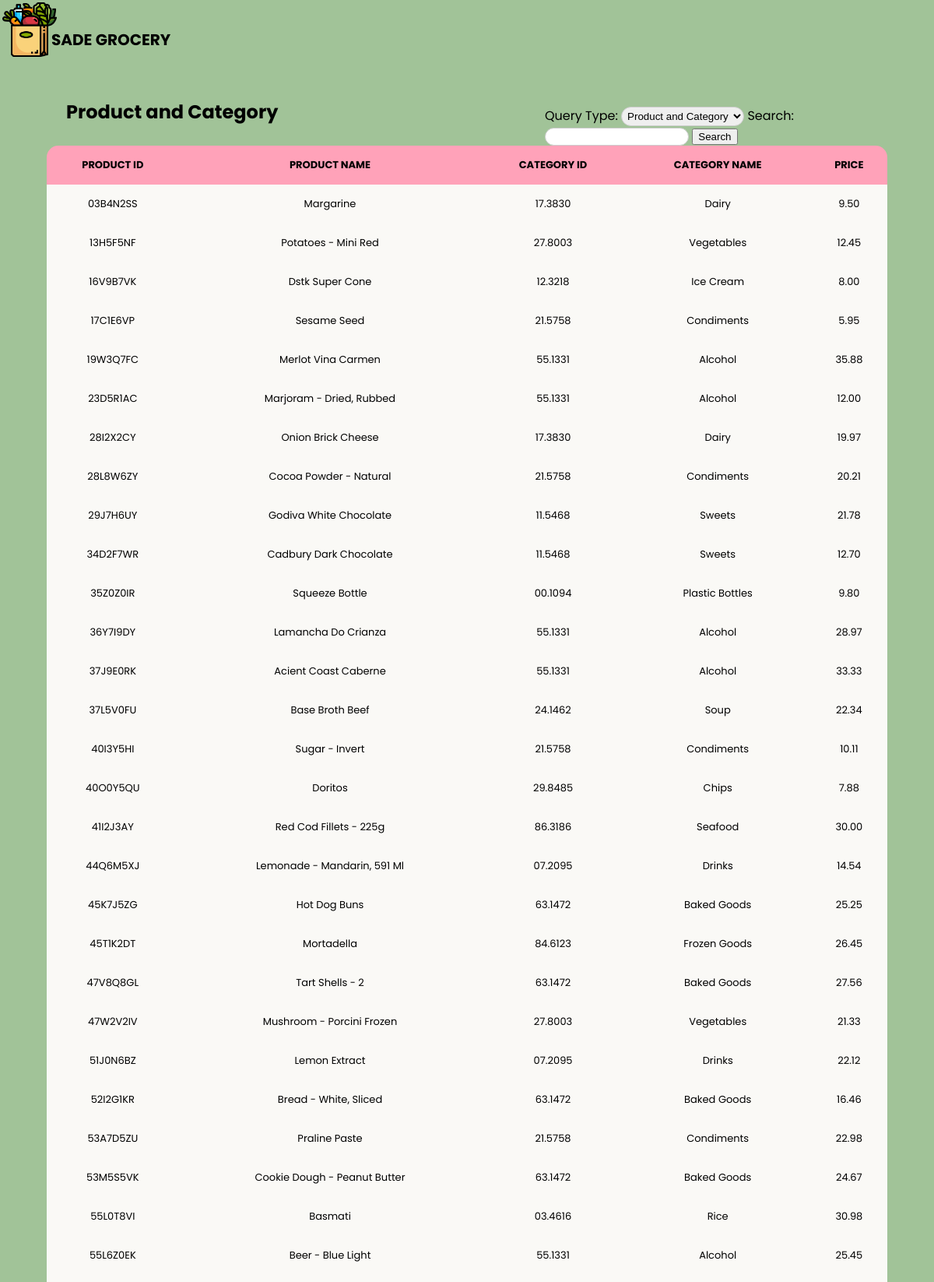
The page /queries.php (upper part) on the database its author committed.
### tables this page shows
CREATE TABLE `products` (
  `product_id` varchar(50) NOT NULL,
  `product_name` varchar(255) DEFAULT NULL,
  `supplier_id` varchar(50) NOT NULL,
  `category_id` varchar(50) NOT NULL,
  `price` decimal(10,2) DEFAULT NULL
);

CREATE TABLE `category` (
  `category_id` varchar(50) NOT NULL,
  `category_name` varchar(255) DEFAULT NULL
);

### queries.php (the view, shortened to what this page needs)
<!DOCTYPE html>
<html lang="en">
<head>
    <link rel="stylesheet" type="text/css" href="queries.css">
</head>
<body>
  <div class= "header">
    <p><img src="l2.png" alt="Logo"><a href="home.php">SADE GROCERY</a></p>
    </div>
    <div class="container">
    <div class="container_2">
        <div>
            <label for="selection">Query Type:</label>
            <select id="selection">
                <option value="prod_cat">Product and Category</option>
            </select>
            <label for="search_term">Search:</label>
            <input type="text" id="search_term" name="search_term">
            <input type="button" id="search_button" value="Search">
        </div>
    </div>
    <div id="prod_cat">
        <h2>Product and Category</h2>
        <table id="pcTable">
        <thead>
            <tr>
                <th>PRODUCT ID</th>
                <th>PRODUCT NAME</th>
                <th>CATEGORY ID</th>
                <th>CATEGORY NAME</th>
                <th>PRICE</th>
            </tr>
        </thead>
        <tbody>
            <?php
            $servername = "localhost";
            $username = "root";
            $password = "";
            $dbname = "project";
            $conn = mysqli_connect($servername, $username, $password, $dbname);
            $sql = "SELECT p.product_id, p.product_name, c.category_id, c.category_name, p.price
                    FROM Products p
                    JOIN Category c ON p.category_id = c.category_id";
            $result = mysqli_query($conn, $sql);
            if (mysqli_num_rows($result) > 0) {
                while ($row = mysqli_fetch_assoc($result)) {
                    echo "<tr>";
                    echo "<td>" . $row["product_id"] . "</td>";
                    echo "<td>" . $row["product_name"] . "</td>";
                    echo "<td>" . $row["category_id"] . "</td>";
                    echo "<td>" . $row["category_name"] . "</td>";
                    echo "<td>" . $row["price"] . "</td>";
                    echo "</tr>";
                }
            } else {
                echo "<tr><td colspan='5'>No data found</td></tr>";
            }
            ?>
        </tbody>
        </table>
    </div>
</body>
</html>

### queries.css (style rules this page uses)
.container_2 { display: flex; width: 50%; float: right; }
.container_2 div { display: inline-block; vertical-align: middle; margin-right: 20px; margin-top: 20px; margin-left: 100px; }
.container label { flex: 0 0 100px; margin-right: 0; text-align: right; padding: 0px; border-radius: 15px; }
.container h2 { justify-content: left; display: flex; margin-bottom: 10px; align-items: center; margin-left: 10px; }
.container select, .container input[type="text"] { flex: 1; border: 1px solid #ccc; padding: 3px; border-radius: 15px; }
body { background: #a1c398; background-size: 360% 360%; margin: 0; padding: 0; box-sizing: border-box; font-family: 'Poppins', sans-serif; }
.header { padding: 3px; display: flex; align-items: flex-start; }
.header p { margin-bottom: 0; margin-top: auto; display: flex; justify-content: center; align-items: center; font-size: 20px; font-weight: bold; text-indent: -10px; }
.header p img { margin-top: auto; margin-bottom: 10px; margin-right: 3px; height: 70px; width: 70px; position: relative; }
.header a { font-style: normal; font-family: 'poppins', sans-serif; color: black; text-decoration: none; margin-top: 15px; }
table { border-collapse: collapse; width: 90%; flex-wrap: wrap; align-items: center; margin: 0 auto; }
table { border-collapse: collapse; width: 90%; flex-wrap: wrap; align-items: center; margin: 0 auto; border-radius: 15px; overflow: hidden; }
table th, table td { background-color: #FAF9F6; padding: 15px 10px; text-align: center; font-family: poppins, sans-serif; font-size: 13px; border-radius: 0; }
table th { background-color: #FFA2B9; color: black; font-family: 'poppins', Sans-serif; font-weight: bold; text-transform: uppercase; border-radius: 0; }

### queries.php (style rules this page uses)
h2 { text-indent: 75px; }

### rows shown on the page
products: product "03B4N2SS", product_name "Margarine", category.category_id "17.3830", category.category_name "Dairy", price "9.50"
products: product "13H5F5NF", product_name "Potatoes - Mini Red", category.category_id "27.8003", category.category_name "Vegetables", price "12.45"
products: product "16V9B7VK", product_name "Dstk Super Cone", category.category_id "12.3218", category.category_name "Ice Cream", price "8.00"
products: product "17C1E6VP", product_name "Sesame Seed", category.category_id "21.5758", category.category_name "Condiments", price "5.95"
products: product "19W3Q7FC", product_name "Merlot Vina Carmen", category.category_id "55.1331", category.category_name "Alcohol", price "35.88"
products: product "23D5R1AC", product_name "Marjoram - Dried, Rubbed", category.category_id "55.1331", category.category_name "Alcohol", price "12.00"
products: product "28I2X2CY", product_name "Onion Brick Cheese", category.category_id "17.3830", category.category_name "Dairy", price "19.97"
products: product "28L8W6ZY", product_name "Cocoa Powder - Natural", category.category_id "21.5758", category.category_name "Condiments", price "20.21"
products: product "29J7H6UY", product_name "Godiva White Chocolate", category.category_id "11.5468", category.category_name "Sweets", price "21.78"
products: product "34D2F7WR", product_name "Cadbury Dark Chocolate", category.category_id "11.5468", category.category_name "Sweets", price "12.70"
products: product "35Z0Z0IR", product_name "Squeeze Bottle", category.category_id "00.1094", category.category_name "Plastic Bottles", price "9.80"
products: product "36Y7I9DY", product_name "Lamancha Do Crianza", category.category_id "55.1331", category.category_name "Alcohol", price "28.97"
products: product "37J9E0RK", product_name "Acient Coast Caberne", category.category_id "55.1331", category.category_name "Alcohol", price "33.33"
products: product "37L5V0FU", product_name "Base Broth Beef", category.category_id "24.1462", category.category_name "Soup", price "22.34"
products: product "40I3Y5HI", product_name "Sugar - Invert", category.category_id "21.5758", category.category_name "Condiments", price "10.11"
products: product "40O0Y5QU", product_name "Doritos", category.category_id "29.8485", category.category_name "Chips", price "7.88"
products: product "41I2J3AY", product_name "Red Cod Fillets - 225g", category.category_id "86.3186", category.category_name "Seafood", price "30.00"
products: product "44Q6M5XJ", product_name "Lemonade - Mandarin, 591 Ml", category.category_id "07.2095", category.category_name "Drinks", price "14.54"
products: product "45K7J5ZG", product_name "Hot Dog Buns", category.category_id "63.1472", category.category_name "Baked Goods", price "25.25"
products: product "45T1K2DT", product_name "Mortadella", category.category_id "84.6123", category.category_name "Frozen Goods", price "26.45"
products: product "47V8Q8GL", product_name "Tart Shells - 2", category.category_id "63.1472", category.category_name "Baked Goods", price "27.56"
products: product "47W2V2IV", product_name "Mushroom - Porcini Frozen", category.category_id "27.8003", category.category_name "Vegetables", price "21.33"
products: product "51J0N6BZ", product_name "Lemon Extract", category.category_id "07.2095", category.category_name "Drinks", price "22.12"
products: product "52I2G1KR", product_name "Bread - White, Sliced", category.category_id "63.1472", category.category_name "Baked Goods", price "16.46"
products: product "53A7D5ZU", product_name "Praline Paste", category.category_id "21.5758", category.category_name "Condiments", price "22.98"
products: product "53M5S5VK", product_name "Cookie Dough - Peanut Butter", category.category_id "63.1472", category.category_name "Baked Goods", price "24.67"
products: product "55L0T8VI", product_name "Basmati", category.category_id "03.4616", category.category_name "Rice", price "30.98"
products: product "55L6Z0EK", product_name "Beer - Blue Light", category.category_id "55.1331", category.category_name "Alcohol", price "25.45"
